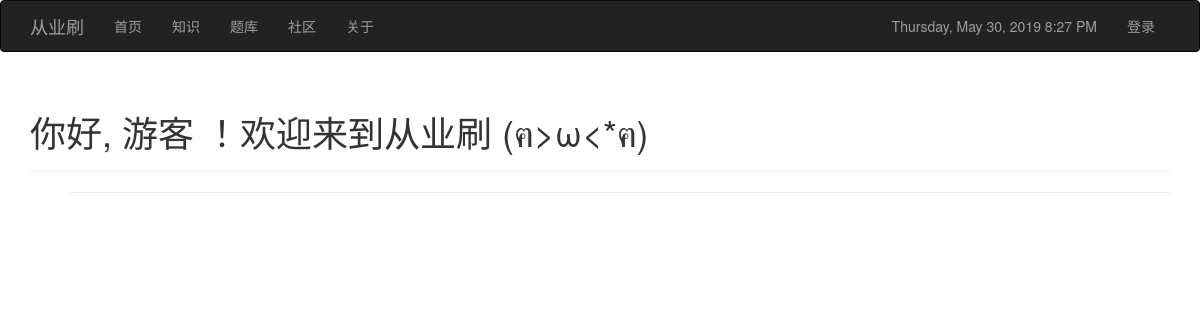
Before: /community with the older database file.
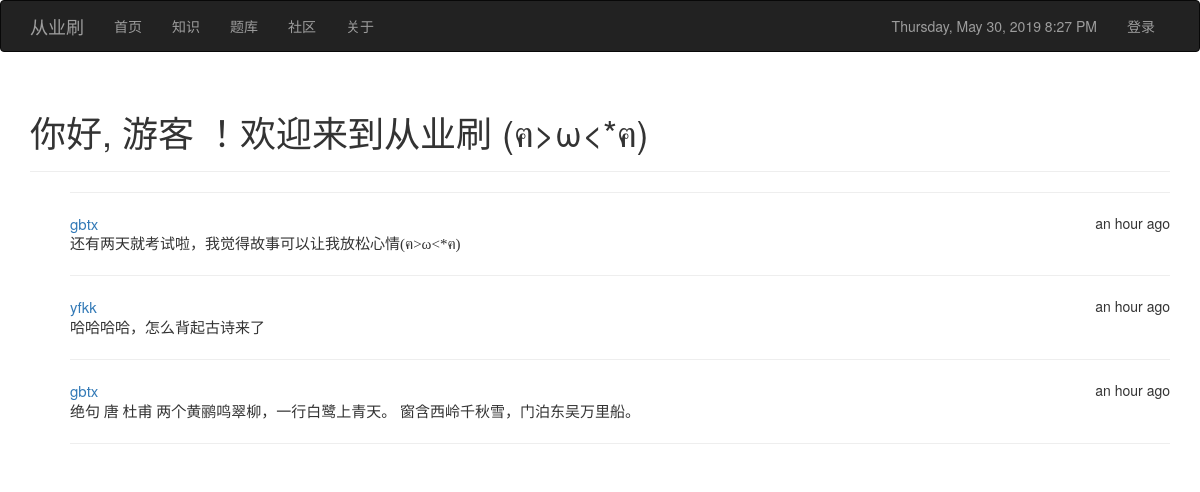
After: the same page with the newer database file.
### app.py (models this page shows, shortened)
class Post(db.Model):
    __tablename__ = 'posts'
    id = db.Column(db.Integer, primary_key=True)
    body = db.Column(db.Text)
    timestamp = db.Column(db.DateTime, index=True, default=datetime.utcnow)
    author_id = db.Column(db.Integer, db.ForeignKey('users.id'))

class User(UserMixin, db.Model):
    __tablename__ = 'users'
    id = db.Column(db.Integer, primary_key=True)
    email = db.Column(db.String(64), unique=True, index=True)
    username = db.Column(db.String(64), unique=True, index=True)
    role_id = db.Column(db.Integer, db.ForeignKey('roles.id'))
    password_hash = db.Column(db.String(128))
    posts = db.relationship('Post', backref='author', lazy='dynamic')
    @property
    def password(self):
        raise AttributeError('password is not a readable attribute')

### app.py (the view)
@app.route('/community', methods=['GET', 'POST'])
def community():
    form = PostForm()
    if form.validate_on_submit():
        post = Post(body=form.body.data, author=current_user._get_current_object())
        db.session.add(post)
        db.session.commit()
        return redirect(url_for('.community'))
    posts = Post.query.order_by(Post.timestamp.desc()).all()
    return render_template('community.html', posts=posts, form=form, current_time=datetime.utcnow())

### templates/community.html (shortened to what this page needs)
{% extends "base.html" %}
{% import "bootstrap/wtf.html" as wtf %}
{% block head %}
    {{ super() }}
{% endblock %}
{% block page_content %}
<div class="page-header">
    <h1>你好,
        {% if current_user.is_authenticated %}
            {{ current_user.username }}
        {% else %}
            游客
        {% endif %}
        ！欢迎来到从业刷 (ฅ>ω<*ฅ)
    </h1>
</div>
<ul class="posts">
    {% for post in posts %}
        <HR>
    <li class="post">
        <div class="post-author">
            <a href="{{ url_for('index')}}">{{ post.author.username }}</a>
            <span class="post-date">{{ moment(post.timestamp).fromNow() }}</span>
        </div>
        <div class="post-body">{{ post.body }}</div>
    </li>
    {% endfor %}
<HR>
</ul>
{% endblock %}

### templates/base.html (shortened to what this page needs)
{% extends "bootstrap/base.html" %}
{% block head %}
    {{ super() }}
{% endblock %}
{% block navbar %}
    <div class="navbar navbar-inverse" role="navigation">
        <div class="container">
            <div class="navbar-header">
                <a class="navbar-brand">从业刷</a>
            </div>
            <div class="navbar-collapse collapse">
                <ul class="nav navbar-nav">
                    <li><a href="/">首页</a></li>
                    <li><a href="/knowledge">知识</a></li>
                    <li><a href="{{ url_for('bankA', tar=1) }}">题库</a></li>
                    <li><a href="/community">社区</a></li>
                    <li><a href="/about">关于</a></li>
                </ul>
                <ul class="nav navbar-nav navbar-right">
                    <li><a type="Datetime">{{ moment(current_time).format('LLLL') }}</a></li>
                    {% if current_user.is_authenticated %}
                    <li><a href="{{ url_for('logout') }}">退出</a></li>
                    {% else %}
                    <li><a href="{{ url_for('login') }}">登录</a></li>
                    {% endif %}
                </ul>
            </div>
        </div>
    </div>
{% endblock %}
{% block content %}
    <div class="container">
        {% block page_content %}{% endblock %}
    </div>
{% endblock %}

### templates/community.html (style rules this page uses)
.post-body { font-size:15px; font-family: 华文楷体 }
.post-author { font-size:15px }
.post-date { font-size:14px; float: right }
ul li { list-style: none; }

Changed rows visible on the page:
added Post: author.username "gbtx", timestamp "an hour ago", body "还有两天就考试啦，我觉得故事可以让我放松心情(ฅ>ω<*ฅ)"
added Post: author.username "yfkk", timestamp "an hour ago", body "哈哈哈哈，怎么背起古诗来了"
added Post: author.username "gbtx", timestamp "an hour ago", body "绝句 唐 杜甫 两个黄鹂鸣翠柳，一行白鹭上青天。 窗含西岭千秋雪，门泊东吴万里船。"
